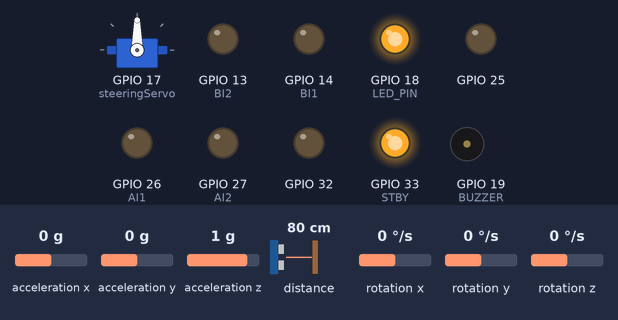
This sketch was run on a simulated ESP32. Shown: servo, output pins drawn as LEDs (lit = HIGH), buzzer (waves = sounding, pin HIGH). The inputs (shaded band) are chosen by the test bench; at power-on: acceleration x 0 g, acceleration y 0 g, acceleration z 1 g, distance to the obstacle 80 cm, rotation x 0 °/s, rotation y 0 °/s, rotation z 0 °/s.

Above: at 0.1 s.
At 1.0 s:
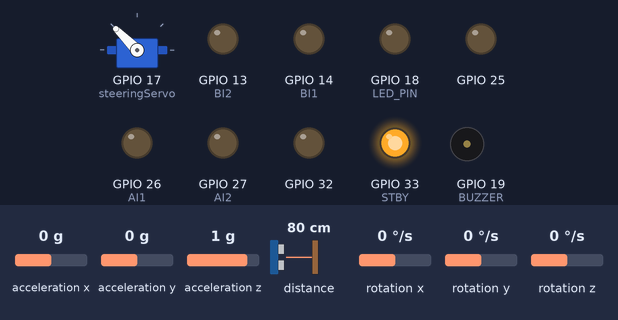
At 1.4 s:
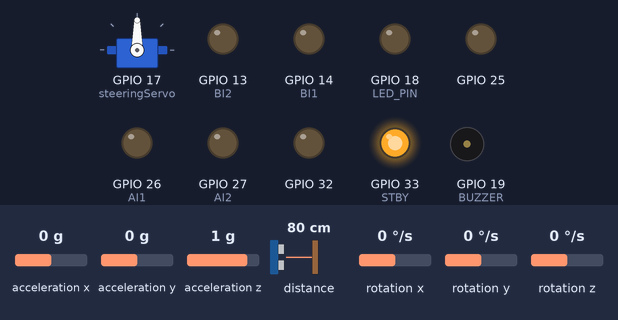
Timing chart, 0 to 2.9 s (numbered marks = the images above):
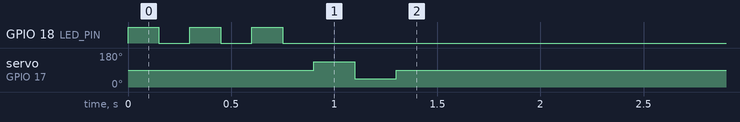

The sketch:

RX.ino
```cpp
/*
 * PROJECT: XE ĐIỀU KHIỂN RC ESP32 (MODULAR VERSION)
 * CẤU TRÚC: Đã tách file .h
 */

#include <esp_task_wdt.h>
#include "soc/soc.h"
#include "soc/rtc_cntl_reg.h"

// --- IMPORT CÁC MODULE CON ---
// Lưu ý: Thứ tự import rất quan trọng!
#include "Config.h"       // 1. Cấu hình
#include "DataTypes.h"    // 2. Kiểu dữ liệu
#include "GlobalVars.h"   // 3. Biến toàn cục
#include "MotorControl.h" // 4. Động cơ & Servo
#include "Sensors.h"      // 5. Cảm biến
#include "Comms.h"        // 6. Giao tiếp

void setup() {
    // 1. System Config
    WRITE_PERI_REG(RTC_CNTL_BROWN_OUT_REG, 0);
    Serial.begin(115200);

    // 2. Khởi tạo các module con
    initActuators(); // Động cơ, Servo, LED
    initSensors();   // MPU, VL53L0X
    initComms();     // WiFi, ESP-NOW

    // 3. Khởi tạo Watchdog (Core v3.0 fix)
    esp_task_wdt_config_t twdt_config = {
        .timeout_ms = WDT_TIMEOUT * 1000,
        .idle_core_mask = 0,
        .trigger_panic = true
    };
    esp_task_wdt_init(&twdt_config);
    esp_task_wdt_add(NULL);
}

void loop() {
    // 1. Reset Watchdog
    esp_task_wdt_reset();

    // 2. Xử lý cảm biến & Gửi dữ liệu
    handleSensorData();

    // 3. Kiểm tra an toàn
    checkFailsafe();

    // Lưu ý: Logic nhận và điều khiển (setMotor)
    // đã nằm trong hàm callback OnDataRecv (file Comms.h)
    // nên không cần gọi ở đây.
}
```

Comms.h
```cpp
#ifndef COMMS_H
#define COMMS_H

#include <esp_now.h>
#include <WiFi.h>
#include <esp_wifi.h>
#include "Config.h"
#include "GlobalVars.h"
#include "MotorControl.h" // Cần setMotor

// --- Callback nhận dữ liệu ---
void OnDataRecv(const esp_now_recv_info_t *info, const uint8_t *data, int len) {
    memcpy(&rxData, data, sizeof(rxData));
    lastRecvTime = millis();
    isConnected = true;
    digitalWrite(LED_PIN, HIGH);

    // Chuyển trạng thái
    if (currentState == WAITING && rxData.command == 1) {
        currentState = READY;
        beep(2, 50);
    }
    else if (currentState == READY && rxData.command == 2) {
        setMotor(0);
        for (int i = 0; i < 3; i++) {
            digitalWrite(LED_PIN, 0); delay(100);
            digitalWrite(LED_PIN, 1); delay(100);
        }
        currentState = WAITING;
        beep(2, 100);
    }

    // Điều khiển
    if (currentState == READY) {
        if (rxData.emergencyStop) {
            setMotor(0);
        } else {
            setMotor(rxData.speed);
            int angle = map(rxData.steer, -100, 100, 45, 135);
            steeringServo.write(constrain(angle, 45, 135));
        }
    } else {
        setMotor(0);
        steeringServo.write(90);
    }
}

// --- Khởi tạo ESP-NOW ---
void initComms() {
    WiFi.mode(WIFI_STA);
    WiFi.disconnect();

    esp_wifi_set_promiscuous(true);
    esp_wifi_set_channel(1, WIFI_SECOND_CHAN_NONE);
    esp_wifi_set_promiscuous(false);

    if (esp_now_init() != ESP_OK) {
        ESP.restart();
    }
    esp_now_register_recv_cb(OnDataRecv);

    esp_now_peer_info_t peerInfo = {};
    memcpy(peerInfo.peer_addr, remoteMAC, 6);
    peerInfo.channel = 1;
    peerInfo.encrypt = false;
    esp_now_add_peer(&peerInfo);
}

// --- Kiểm tra kết nối (Failsafe) ---
void checkFailsafe() {
    if (millis() - lastRecvTime > 500) {
        if (isConnected) {
            isConnected = false;
            currentState = WAITING;
            setMotor(0);
            steeringServo.write(90);
            digitalWrite(LED_PIN, LOW);
        }
    }
}

#endif
```

DataTypes.h
```cpp
#ifndef DATATYPES_H
#define DATATYPES_H

#include <Arduino.h>

// Dữ liệu nhận từ Tay cầm (Control Data)
typedef struct {
    int8_t steer;           // Góc lái (-100 đến 100)
    int8_t speed;           // Tốc độ (-100 đến 100)
    bool emergencyStop;     // Cờ dừng khẩn cấp
    uint8_t command;        // Lệnh đặc biệt (1: Ready, 2: Waiting)
    uint32_t timestamp;     // Thời gian gửi
} ControlData;

// Dữ liệu gửi về Tay cầm (Sensor Data)
typedef struct {
    float pitch;            // Góc nghiêng trước sau
    float roll;             // Góc nghiêng trái phải
    float yaw;              // Góc xoay hướng
    uint16_t distance;      // Khoảng cách đo được (mm)
} SensorData;

// Trạng thái hoạt động của xe
enum State { WAITING, READY };

#endif
```

GlobalVars.h
```cpp
#ifndef GLOBALVARS_H
#define GLOBALVARS_H

#include <ESP32Servo.h>
#include <Wire.h>
#include <MPU6050_light.h>
#include <VL53L0X.h>
#include "DataTypes.h" // Cần file này để hiểu ControlData/SensorData

// Khởi tạo các đối tượng phần cứng
Servo steeringServo;
MPU6050 mpu(Wire);
VL53L0X sensor;

// Biến lưu trữ dữ liệu truyền thông
ControlData rxData;
SensorData txData;

// Trạng thái hệ thống
State currentState = WAITING;

// Biến logic
unsigned long lastRecvTime = 0;
bool isConnected = false;

#endif
```

MotorControl.h
```cpp
#ifndef MOTORCONTROL_H
#define MOTORCONTROL_H

#include <Arduino.h>
#include "Config.h"
#include "GlobalVars.h" // Cần Servo

// --- Hàm phát tiếng bíp (Còi chíp) ---
void beep(int times, int duration) {
    for (int i = 0; i < times; i++) {
        digitalWrite(BUZZER, 1);
        delay(duration);
        digitalWrite(BUZZER, 0);
        delay(duration);
    }
}

// --- Hàm điều khiển động cơ ---
void setMotor(int8_t speed) {
    // Vùng chết (Deadzone)
    if (abs(speed) < 5) {
        speed = 0;
    }

    // Xử lý chiều quay
    if (speed > 0) {
        // Tiến
        digitalWrite(AI1, 1); digitalWrite(AI2, 0);
        digitalWrite(BI1, 1); digitalWrite(BI2, 0);
    }
    else if (speed < 0) {
        // Lùi
        digitalWrite(AI1, 0); digitalWrite(AI2, 1);
        digitalWrite(BI1, 0); digitalWrite(BI2, 1);
    }
    else {
        // Dừng / Phanh
        digitalWrite(AI1, 0); digitalWrite(AI2, 0);
        digitalWrite(BI1, 0); digitalWrite(BI2, 0);
    }

    // Điều khiển tốc độ bằng PWM
    int pwm = map(abs(speed), 0, 100, 0, 255);
    ledcWrite(PWMA, pwm);
    ledcWrite(PWMB, pwm);
}

// --- Hàm khởi tạo Motor & Servo (Gọi trong Setup) ---
void initActuators() {
    pinMode(LED_PIN, OUTPUT);
    pinMode(BUZZER, OUTPUT);
    pinMode(AI1, OUTPUT); pinMode(AI2, OUTPUT);
    pinMode(BI1, OUTPUT); pinMode(BI2, OUTPUT);
    pinMode(STBY, OUTPUT);

    digitalWrite(STBY, HIGH);
    digitalWrite(LED_PIN, LOW);

    ledcAttachChannel(PWMA, 1000, 8, MOTOR_CHA);
    ledcAttachChannel(PWMB, 1000, 8, MOTOR_CHB);

    steeringServo.attach(17);

    // Test khởi động
    for (int i = 0; i < 3; i++) {
        digitalWrite(LED_PIN, 1); delay(150);
        digitalWrite(LED_PIN, 0); delay(150);
    }
    steeringServo.write(135); delay(200);
    steeringServo.write(45);  delay(200);
    steeringServo.write(90);  delay(200);
}

#endif
```

Sensors.h
```cpp
#ifndef SENSORS_H
#define SENSORS_H

#include <Arduino.h>       // Để dùng millis(), Serial...
#include <esp_now.h>       // <--- THÊM: Để dùng hàm esp_now_send
#include <WiFi.h>          // <--- THÊM: Thư viện nền tảng cho ESP-NOW

#include "Config.h"        // Để lấy địa chỉ remoteMAC
#include "GlobalVars.h"    // Để lấy biến txData, mpu, sensor

// --- Bộ lọc trung bình trượt ---
// (Giữ nguyên logic cũ của bạn)
// Lưu ý: fBuf và fIdx nên để static nếu nằm trong .h để tránh lỗi đa định nghĩa,
// nhưng với cách include hiện tại thì tạm thời để nguyên vẫn chạy được.
static int fBuf[5];
static int fIdx = 0;

int getFiltered(int val) {
    if (val > 2000 || val == 65535) val = 2000;
    fBuf[fIdx] = val;
    fIdx = (fIdx + 1) % 5;
    long s = 0;
    for (int i = 0; i < 5; i++) s += fBuf[i];
    return s / 5;
}

// --- Hàm khởi tạo cảm biến ---
void initSensors() {
    // I2C Init
    Wire.begin();
    Wire.setClock(400000);
    Wire.setTimeOut(1000);

    // MPU6050
    if (mpu.begin() != 0) {
        Serial.println("Lỗi MPU");
    } else {
        mpu.calcOffsets();
    }

    // VL53L0X
    sensor.setTimeout(500);
    if (!sensor.init()) {
        Serial.println("Lỗi VL53L0X");
    } else {
        sensor.startContinuous();
    }
}

// --- Hàm đọc và gửi dữ liệu cảm biến (Gọi trong Loop) ---
void handleSensorData() {
    mpu.update(); // Cần gọi liên tục

    static unsigned long lastSensorTime = 0;
    if (millis() - lastSensorTime > 50) {
        txData.pitch = mpu.getAngleX();
        txData.roll  = mpu.getAngleY();
        txData.yaw   = mpu.getAngleZ();
        txData.distance = getFiltered(sensor.readRangeContinuousMillimeters());

        // Lỗi cũ nằm ở đây, giờ đã có thư viện esp_now.h nên sẽ chạy OK
        esp_now_send(remoteMAC, (uint8_t*)&txData, sizeof(txData));

        lastSensorTime = millis();
    }
}

#endif
```

Config.h
```cpp
#ifndef CONFIG_H
#define CONFIG_H

#include <Arduino.h>

// ================================================================
//                        CẤU HÌNH PHẦN CỨNG
// ================================================================

// Cấu hình Watchdog: 1 giây
#define WDT_TIMEOUT 1

// Định nghĩa chân kết nối (Pin Definitions)
#define LED_PIN     18
#define BUZZER      19

// Driver Động Cơ (L298/TB6612)
#define PWMA        32
#define AI1         26
#define AI2         27
#define PWMB        25
#define BI1         14
#define BI2         13
#define STBY        33

// Kênh PWM (ESP32 LEDC Channel)
#define MOTOR_CHA   6
#define MOTOR_CHB   7

// ================================================================
//                        THÔNG SỐ MẠNG
// ================================================================
// Địa chỉ MAC của Tay Cầm Điều Khiển
// Lưu ý: const uint8_t để an toàn hơn #define
const uint8_t remoteMAC[] = {0xF8, 0xB3, 0xB7, 0x20, 0x94, 0x78};

#endif
```
